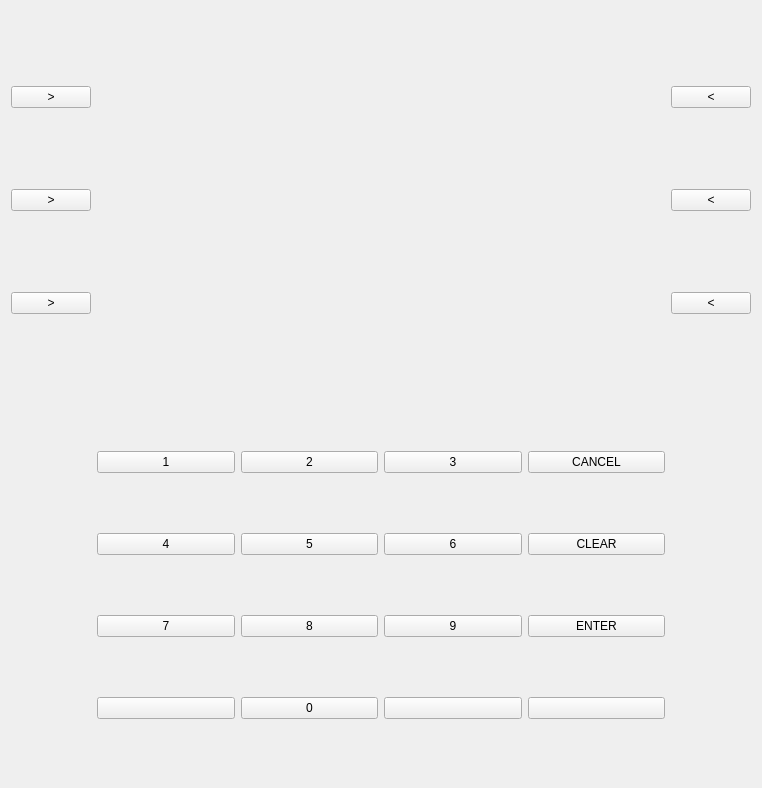
<?xml version="1.0" encoding="UTF-8"?>
<ui version="4.0">
 <class>ATMInterfaceClass</class>
 <widget class="QMainWindow" name="ATMInterfaceClass">
  <property name="geometry">
   <rect>
    <x>0</x>
    <y>0</y>
    <width>762</width>
    <height>788</height>
   </rect>
  </property>
  <property name="windowTitle">
   <string>ATMSimulator</string>
  </property>
  <widget class="QWidget" name="centralWidget">
   <layout class="QGridLayout" name="gridLayout">
    <item row="0" column="1">
     <widget class="QStackedWidget" name="widgetStack">
      <widget class="QWidget" name="page"/>
      <widget class="QWidget" name="page_2"/>
     </widget>
    </item>
    <item row="0" column="0">
     <layout class="QVBoxLayout" name="verticalLayout">
      <item>
       <widget class="QPushButton" name="btnLeft1">
        <property name="text">
         <string>&gt;</string>
        </property>
       </widget>
      </item>
      <item>
       <widget class="QPushButton" name="btnLeft2">
        <property name="text">
         <string>&gt;</string>
        </property>
       </widget>
      </item>
      <item>
       <widget class="QPushButton" name="btnLeft3">
        <property name="text">
         <string>&gt;</string>
        </property>
       </widget>
      </item>
     </layout>
    </item>
    <item row="1" column="2">
     <spacer name="verticalSpacer_2">
      <property name="orientation">
       <enum>Qt::Orientation::Vertical</enum>
      </property>
      <property name="sizeHint" stdset="0">
       <size>
        <width>20</width>
        <height>40</height>
       </size>
      </property>
     </spacer>
    </item>
    <item row="0" column="2">
     <layout class="QVBoxLayout" name="verticalLayout_2">
      <item>
       <widget class="QPushButton" name="btnRight1">
        <property name="text">
         <string>&lt;</string>
        </property>
       </widget>
      </item>
      <item>
       <widget class="QPushButton" name="btnRight2">
        <property name="text">
         <string>&lt;</string>
        </property>
       </widget>
      </item>
      <item>
       <widget class="QPushButton" name="btnRight3">
        <property name="text">
         <string>&lt;</string>
        </property>
       </widget>
      </item>
     </layout>
    </item>
    <item row="1" column="0">
     <spacer name="verticalSpacer">
      <property name="orientation">
       <enum>Qt::Orientation::Vertical</enum>
      </property>
      <property name="sizeHint" stdset="0">
       <size>
        <width>20</width>
        <height>40</height>
       </size>
      </property>
     </spacer>
    </item>
    <item row="1" column="1">
     <layout class="QGridLayout" name="gridLayout_2">
      <item row="0" column="3">
       <widget class="QPushButton" name="btnCancel">
        <property name="text">
         <string>CANCEL</string>
        </property>
       </widget>
      </item>
      <item row="1" column="3">
       <widget class="QPushButton" name="btnClear">
        <property name="text">
         <string>CLEAR</string>
        </property>
       </widget>
      </item>
      <item row="1" column="2">
       <widget class="QPushButton" name="btn6">
        <property name="text">
         <string>6</string>
        </property>
       </widget>
      </item>
      <item row="3" column="2">
       <widget class="QPushButton" name="btn9">
        <property name="text">
         <string>9</string>
        </property>
       </widget>
      </item>
      <item row="4" column="0">
       <widget class="QPushButton" name="pushButton_17">
        <property name="text">
         <string/>
        </property>
       </widget>
      </item>
      <item row="4" column="1">
       <widget class="QPushButton" name="btn0">
        <property name="text">
         <string>0</string>
        </property>
       </widget>
      </item>
      <item row="1" column="1">
       <widget class="QPushButton" name="btn5">
        <property name="text">
         <string>5</string>
        </property>
       </widget>
      </item>
      <item row="1" column="0">
       <widget class="QPushButton" name="btn4">
        <property name="text">
         <string>4</string>
        </property>
       </widget>
      </item>
      <item row="0" column="1">
       <widget class="QPushButton" name="btn2">
        <property name="text">
         <string>2</string>
        </property>
       </widget>
      </item>
      <item row="3" column="1">
       <widget class="QPushButton" name="btn8">
        <property name="text">
         <string>8</string>
        </property>
       </widget>
      </item>
      <item row="0" column="2">
       <widget class="QPushButton" name="btn3">
        <property name="text">
         <string>3</string>
        </property>
       </widget>
      </item>
      <item row="0" column="0">
       <widget class="QPushButton" name="btn1">
        <property name="text">
         <string>1</string>
        </property>
       </widget>
      </item>
      <item row="4" column="2">
       <widget class="QPushButton" name="pushButton_20">
        <property name="text">
         <string/>
        </property>
       </widget>
      </item>
      <item row="3" column="0">
       <widget class="QPushButton" name="btn7">
        <property name="text">
         <string>7</string>
        </property>
       </widget>
      </item>
      <item row="3" column="3">
       <widget class="QPushButton" name="btnEnter">
        <property name="text">
         <string>ENTER</string>
        </property>
       </widget>
      </item>
      <item row="4" column="3">
       <widget class="QPushButton" name="pushButton_22">
        <property name="text">
         <string/>
        </property>
       </widget>
      </item>
     </layout>
    </item>
   </layout>
  </widget>
 </widget>
 <layoutdefault spacing="6" margin="11"/>
 <resources>
  <include location="../ATMSimulator.qrc"/>
 </resources>
 <connections/>
</ui>
